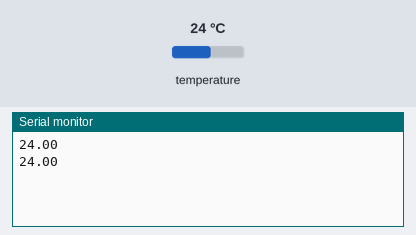
Bench run of a program on a simulated Arduino Nano, built with avr-gcc and run on an emulated ATmega328P. Parts: the last lines printed to the serial monitor. The inputs (shaded band) are chosen by the test bench; at power-on: temperature 24 °C.

Above: at 2.8 s.
2.9 s: temperature set to 12 °C
At 3.8 s:
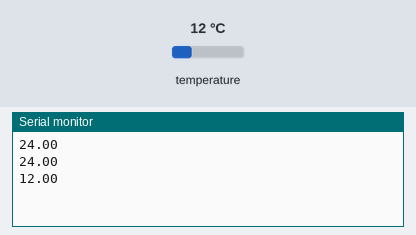
4.4 s: temperature set to 19 °C
At 5.8 s:
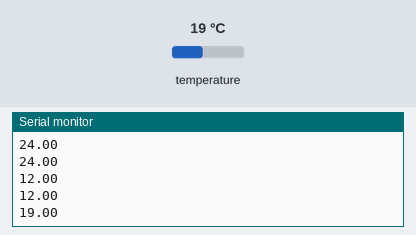
Timing chart, 0 to 7.4 s (numbered marks = the images above; inputs shaded):
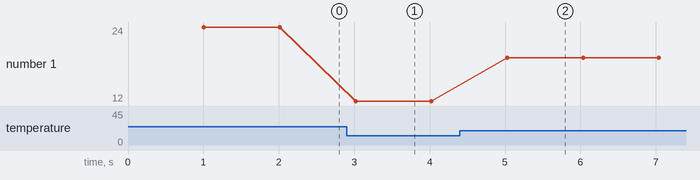

The program:

main.cpp
```cpp
#include <Arduino.h>
#include "OneWire.h"
/*
* Описание взаимодействия с цифровым датчиком ds18b20
* Подключение ds18b20 к ардуино через пин 8
*/
OneWire ds(2); // Создаем объект OneWire для шины 1-Wire, с помощью которого будет осуществляться работа с датчиком

void setup(){
  Serial.begin(9600);
}

void loop(){
  // Определяем температуру от датчика DS18b20
  byte data[2]; // Место для значения температуры

  ds.reset(); // Начинаем взаимодействие со сброса всех предыдущих команд и параметров
  ds.write(0xCC); // Даем датчику DS18b20 команду пропустить поиск по адресу. В нашем случае только одно устрйоство
  ds.write(0x44); // Даем датчику DS18b20 команду измерить температуру. Само значение температуры мы еще не получаем - датчик его положит во внутреннюю память

  delay(1000); // Микросхема измеряет температуру, а мы ждем.

  ds.reset(); // Теперь готовимся получить значение измеренной температуры
  ds.write(0xCC);
  ds.write(0xBE); // Просим передать нам значение регистров со значением температуры

  // Получаем и считываем ответ
  data[0] = ds.read(); // Читаем младший байт значения температуры
  data[1] = ds.read(); // А теперь старший

  // Формируем итоговое значение:
  //    - сперва "склеиваем" значение,
  //    - затем умножаем его на коэффициент, соответсвующий разрешающей способности (для 12 бит по умолчанию - это 0,0625)
  float temperature =  ((data[1] << 8) | data[0]) * 0.0625;

  // Выводим полученное значение температуры в монитор порта
  Serial.println(temperature);

}
```

Measured:
- after the input at 2.9 s, the serial monitor: prints a new line after 0.12 s (image 1)
- after the input at 4.4 s, the serial monitor: prints a new line after 0.63 s (image 2)
- plotted number 1: 24 → 12 after the input at 2.9 s, 12 → 19 after the input at 4.4 s
